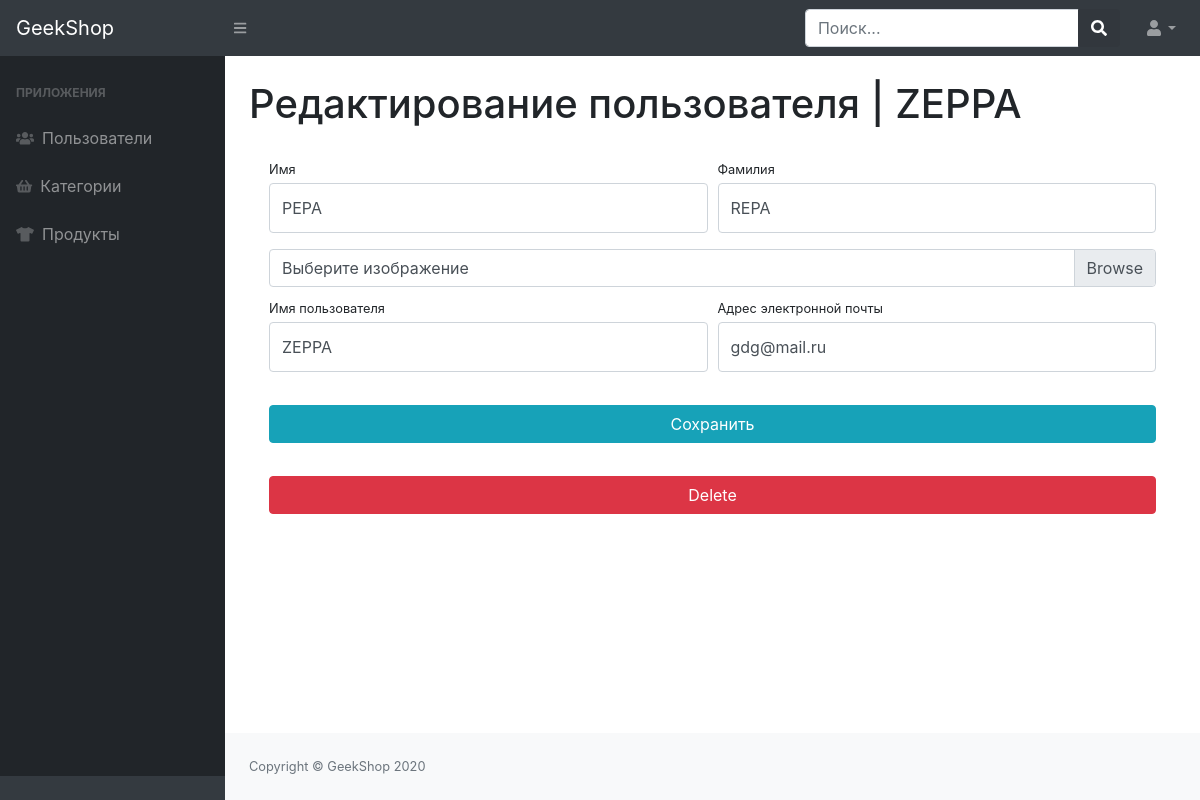
Before: /admins/admin-users-update/9/ (signed in) with the older database file.
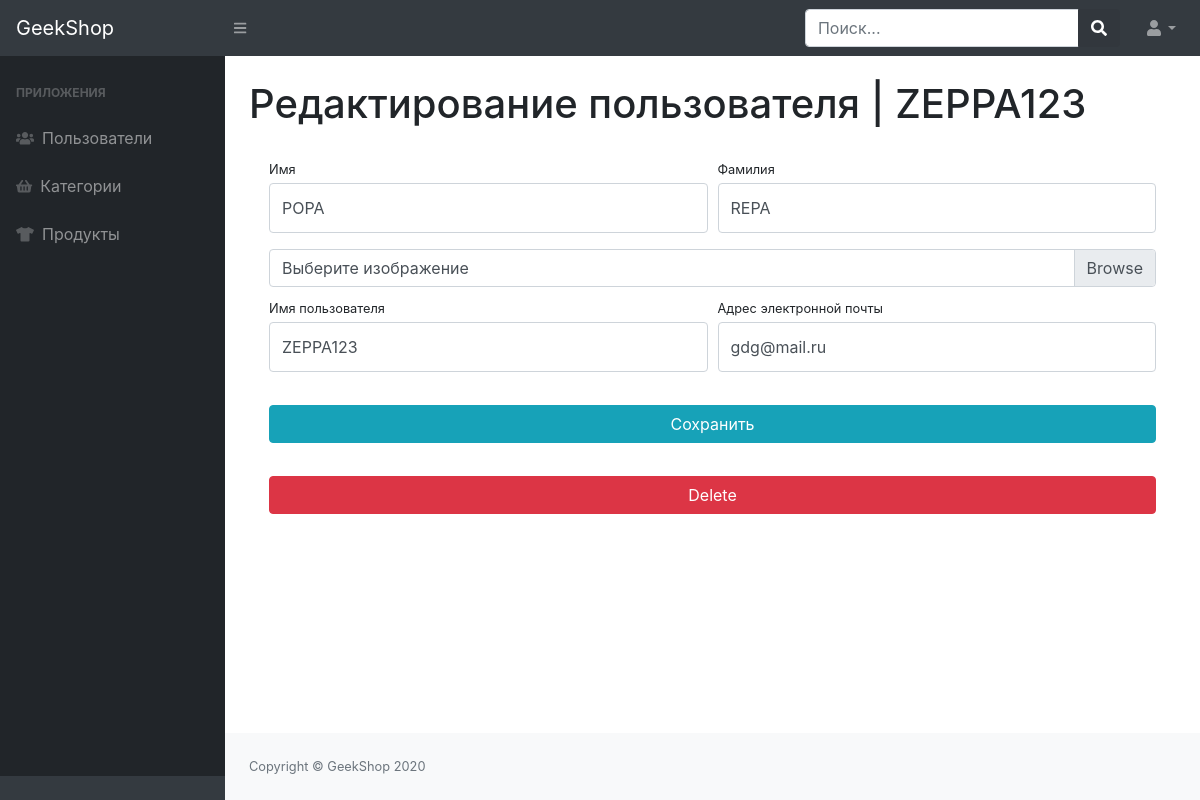
After: the same page with the newer database file.
### users/models.py (models this page shows, shortened)
class User(AbstractUser):
    image = models.ImageField(upload_to='users_image', blank=True, null=True)
    activation_key = models.CharField(max_length=128, blank=True)
    activation_key_expires = models.DateTimeField(default=(now() + timedelta(hours=48)), blank=True, null=True)

### admins/views.py (the view)
# urls.py: path('admin-users-update/<int:pk>/', UserAdminUpdateView.as_view(), name='admins-update'),
class UserAdminUpdateView(CommonMixin, UpdateView):
    model = User
    form_class = UserAdminProfileForm
    title = 'Admin - UpdateUser'
    template_name = 'admins/admin-users-update-delete.html'

### admins/forms.py
class UserAdminProfileForm(UserProfileForm):
    username = forms.CharField(widget=forms.TextInput
    (attrs={'class': 'form-control py-4', "placeholder": "Введите имя пользователя", "readonly": False}), )
    email = forms.CharField(widget=forms.EmailInput
    (attrs={'class': 'form-control py-4', "placegolder": "Введите адрес эл. почты", "readonly": False}))
    class Meta:
        model = User
        fields = ("username", "first_name", "last_name", "email", "image")

### admins/views.py (called while the page is built)
    @method_decorator(user_passes_test(lambda u: u.is_staff))
    def dispatch(self, request, *args, **kwargs):
        return super(DispatchMixin, self).dispatch(request, *args, **kwargs)

    def get_context_data(self, **kwargs):
        context = super(TitleMixin, self).get_context_data(**kwargs)
        context['title'] = self.title
        return context

### admins/templates/admins/admin-users-update-delete.html (shortened to what this page needs)
{% extends 'admins/base.html' %}
{% load static %}
{% block content %}
    <main>
        <div class="container-fluid">
            <h1 class="mt-4">Редактирование пользователя | {{ object.username }}</h1>
            <div class="card-body">
                <form method="POST" action="{% url 'admins:admins-update' object.id %}" enctype='multipart/form-data'>
                    <div class="form-row">
                        <div class="col-lg-6">
                            <div class="form-group">
                                <label class="small mb-1" for="{{ form.first_name.id_for_label }}">Имя</label>
                                {{ form.first_name }}
                            </div>
                        </div>
                        <div class="col-lg-6">
                            <div class="form-group">
                                <label class="small mb-1" for="{{ form.last_name.id_for_label }}">Фамилия</label>
                                {{ form.last_name }}
                            </div>
                        </div>
                    </div>
                    <div class="form-row mb-2">
                        <div class="col-lg-12">
                            <div class="custom-file">
                                <label class="custom-file-label" for="{{ form.image.id_for_label }}">Выберите
                                    изображение</label>
                            </div>
                        </div>
                    </div>
                    <div class="form-row">
                        <div class="col-lg-6">
                            <label class="small mb-1" for="{{ form.username.id_for_label }}">Имя пользователя</label>
                            {{ form.username }}
                        </div>
                        <div class="col-lg-6">
                            <label class="small mb-1" for="{{ form.email.id_for_label }}">Адрес электронной
                                почты</label>
                            {{ form.email }}
                        </div>
                    </div>
                    <div class="form-row">
                        <div class="col-lg-12" style="margin-top: 33px;">
                            <input class="btn btn-info btn-block" type="submit" value="Сохранить">
                        </div>
                    </div>
                </form>
                <div class="row">
                    <div class="col-lg-12" style="margin-top: 33px;">
                        <form action="{% url "admins:admins-delete" user.id %}" method="post">
                            <input type="submit" class="btn btn-danger btn-block" value="Delete">
                        </form>
                    </div>
                </div>
            </div>
        </div>
    </main>
{% endblock %}

Changed rows visible on the page:
changed User "REPA": username "ZEPPA" → "ZEPPA123"; first_name "PEPA" → "POPA"
